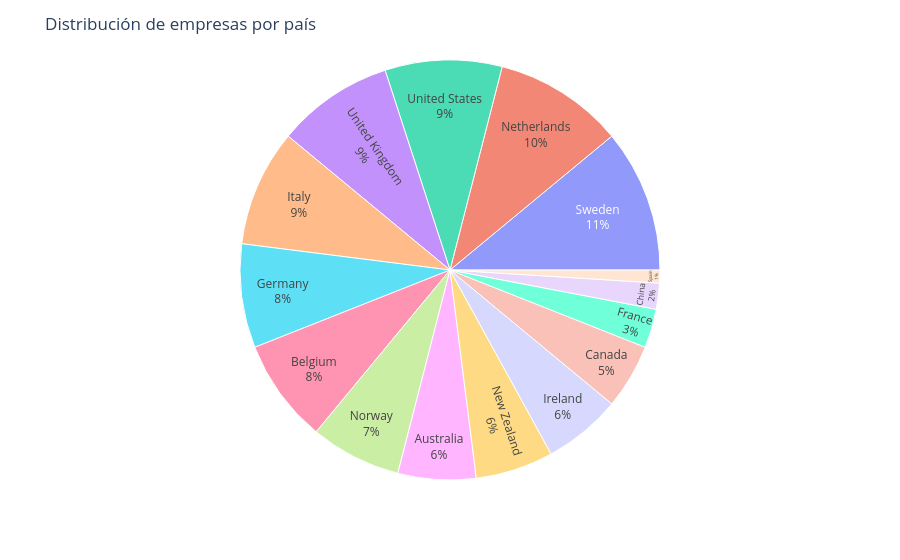

This figure's notebook cell:
### Markdown cell above
- Exercício 3
Uma variável categórica.

### Code cell
import pandas as pd
import matplotlib.pyplot as plt
import seaborn as sns
import plotly.express as px
import plotly.graph_objects as go


country_counts = df_companies['country'].value_counts().reset_index()
country_counts.columns = ['country', 'count']

plt.figure(figsize=(20, 5)) 
sns.barplot(data=country_counts, x='country', y='count')
plt.title('Distribuición de empresas por paises', fontsize=15, pad=15)
plt.ylabel('Cantidad', fontsize=15, labelpad=10)
plt.show()

fig = px.sunburst(country_counts, path=['country'], values='count')
fig.update_traces(textinfo="label+percent entry", hovertemplate="País: %{label}<br>Cantidad: %{value}")
fig.update_layout(title="Distribución de empresas por país")

fig.show()

### Figure 1 — Plotly figure (JSON) as saved in the notebook; plotly's stock layout.template omitted (floating-point values rounded to 4 significant figures)
{"data": [{"branchvalues": "total", "domain": {"x": [0, 1], "y": [0, 1]}, "hovertemplate": "País: %{label}<br>Cantidad: %{value}", "ids": ["Sweden", "Netherlands", "United States", "United Kingdom", "Italy", "Germany", "Belgium", "Norway", "Australia", "New Zealand", "Ireland", "Canada", "France", "China", "Spain"], "labels": ["Sweden", "Netherlands", "United States", "United Kingdom", "Italy", "Germany", "Belgium", "Norway", "Australia", "New Zealand", "Ireland", "Canada", "France", "China", "Spain"], "name": "", "parents": ["", "", "", "", "", "", "", "", "", "", "", "", "", "", ""], "textinfo": "label+percent entry", "type": "sunburst", "values": [11.0, 10.0, 9.0, 9.0, 9.0, 8.0, 8.0, 7.0, 6.0, 6.0, 6.0, 5.0, 3.0, 2.0, 1.0]}], "layout": {"legend": {"tracegroupgap": 0}, "margin": {"t": 60}, "title": {"text": "Distribución de empresas por país"}}}
